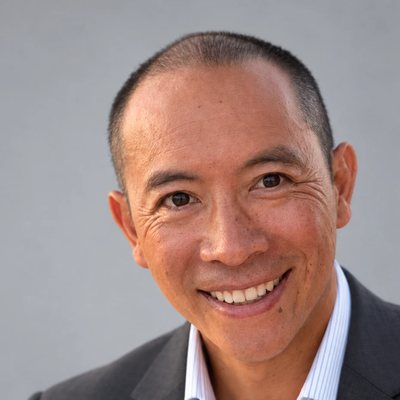
#> input picture site/assets/img/ben-fung-400.jpg, 400 x 400 px
$ python card.py
#> lines starting #> are read from the running program, lines starting #| are printed output that depends on the picture; after the words box and inside, x2 and y2 are one past the last pixel; in counts of white or black regions, pixels touching at a corner belong together
import os
from PIL import Image, ImageDraw, ImageFont
F='/usr/share/fonts/opentype/inter/'
W,H=1200,630
bg=(14,32,44); teal=(94,200,170); ink=(236,240,238); muted=(160,178,184)
im=Image.new('RGB',(W,H),bg); d=ImageDraw.Draw(im)
#> after `im = Image.new('RGB', (W, H), bg)`:
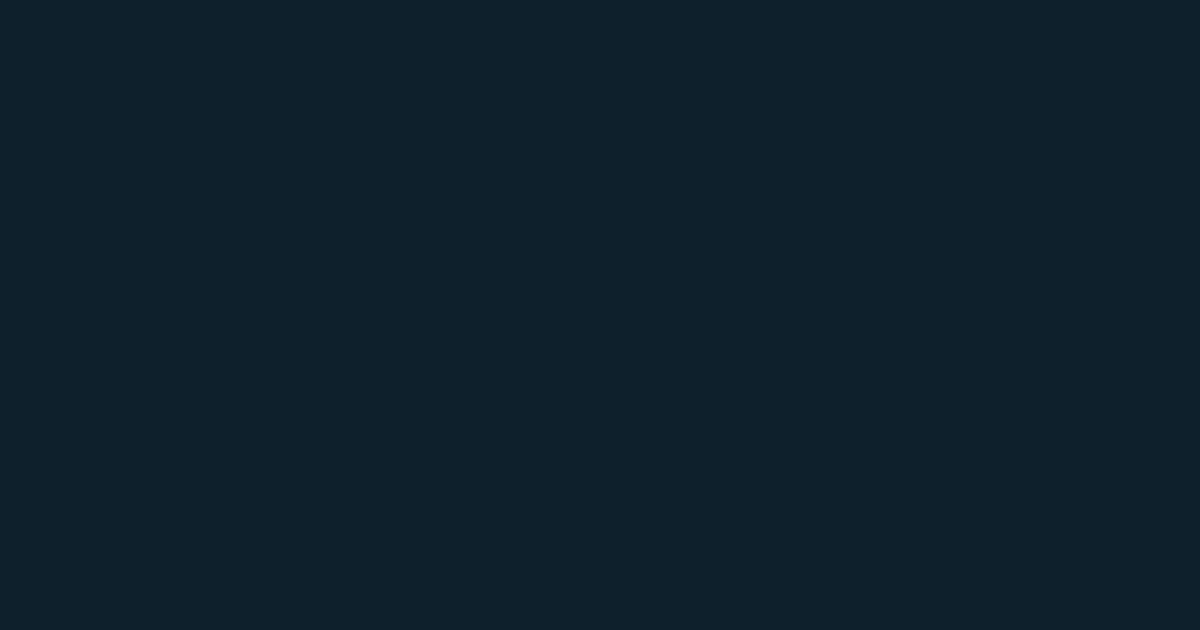
#> im: PIL image 1200x630 RGB; mean R, G, B 14, 32, 44
# path motif: a line with five stops
y=560
d.line((80,y,1120,y),fill=(40,70,84),width=6)
for i,x in enumerate([80,340,600,860,1120]):
    r=14 if i==4 else 10
    d.ellipse((x-r,y-r,x+r,y+r),fill=teal if i==4 else bg,outline=teal,width=5)
face=Image.open(os.path.join(os.path.dirname(os.path.abspath(__file__)),'..','..','site','assets','img','ben-fung-400.jpg')).resize((330,330),Image.LANCZOS)
m=Image.new('L',(330,330),0); ImageDraw.Draw(m).ellipse((0,0,329,329),fill=255)
#> after `m = Image.new('L', (330, 330), 0)`: m: PIL image 330x330 L; every value is 0
#> after `ImageDraw.Draw(m).ellipse((0, 0, 329, 329), fill=255)`:
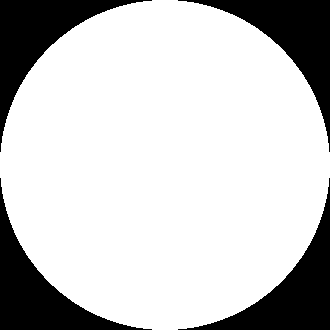
#> m: PIL image 330x330 L; 78.5% white; 4 black regions, box (x1, y1, x2, y2) and area: (0, 0, 152, 152) 5848, (178, 0, 330, 152) 5848, (0, 178, 152, 330) 5848, (178, 178, 330, 330) 5848
d.ellipse((72,82,418,428),fill=teal)
im.paste(face,(80,90),m)
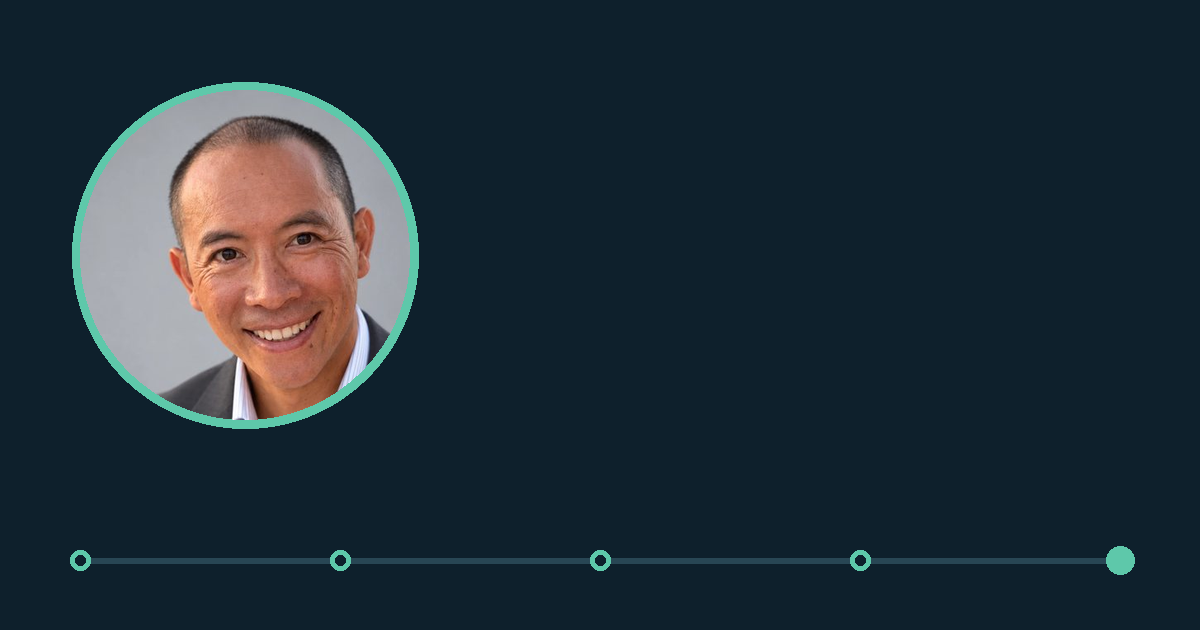
#> im: PIL image 1200x630 RGB; mean R, G, B 32.4, 46.4, 55.8
f1=ImageFont.truetype(F+'InterDisplay-Bold.otf',104)
f2=ImageFont.truetype(F+'InterDisplay-Medium.otf',34)
f3=ImageFont.truetype(F+'Inter-SemiBold.otf',24)
d.text((480,100),'TECHNOLOGY DELIVERY',font=f3,fill=teal,spacing=0)
d.text((474,140),'Ben Fung',font=f1,fill=ink)
d.multiline_text((480,262),'Technology programme and project\ndelivery across aviation, financial\nservices and government.',font=f2,fill=muted,spacing=12)
d.text((80,488),'ben-fung.manager.sovereignweb.site',font=f3,fill=muted)
im.save(os.path.join(os.path.dirname(os.path.abspath(__file__)),'..','..','site','assets','share','card-1200x630.jpg'),quality=86,optimize=True,progressive=True)
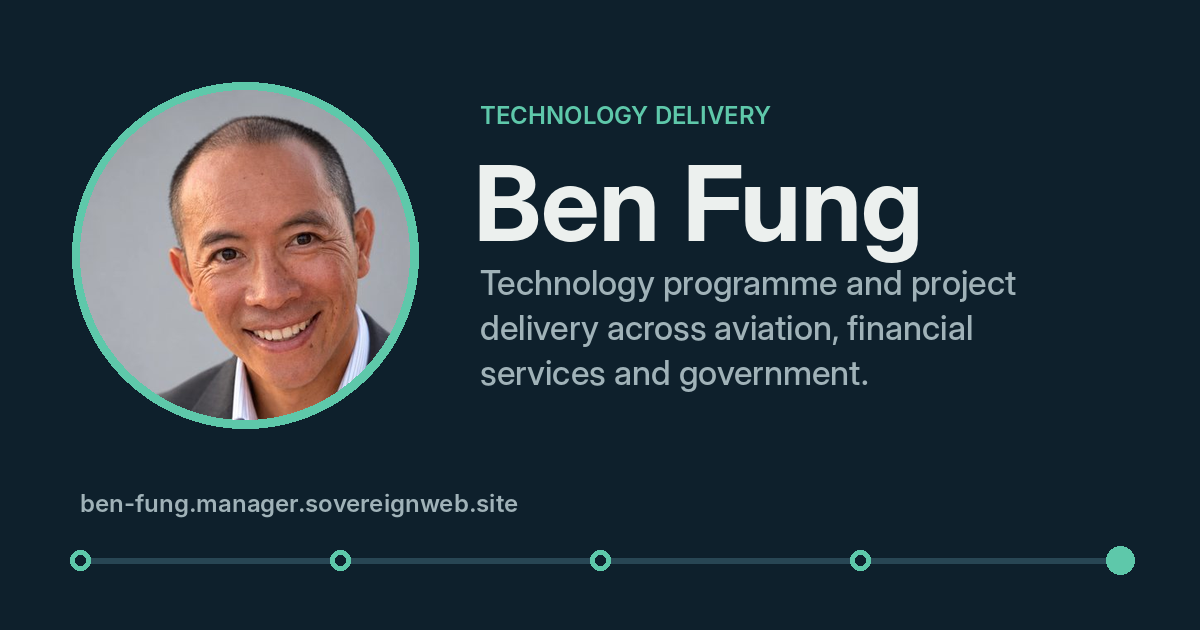
#> saved as card-1200x630.jpg: PIL image 1200x630 RGB; mean R, G, B 39.8, 53.8, 62.6
